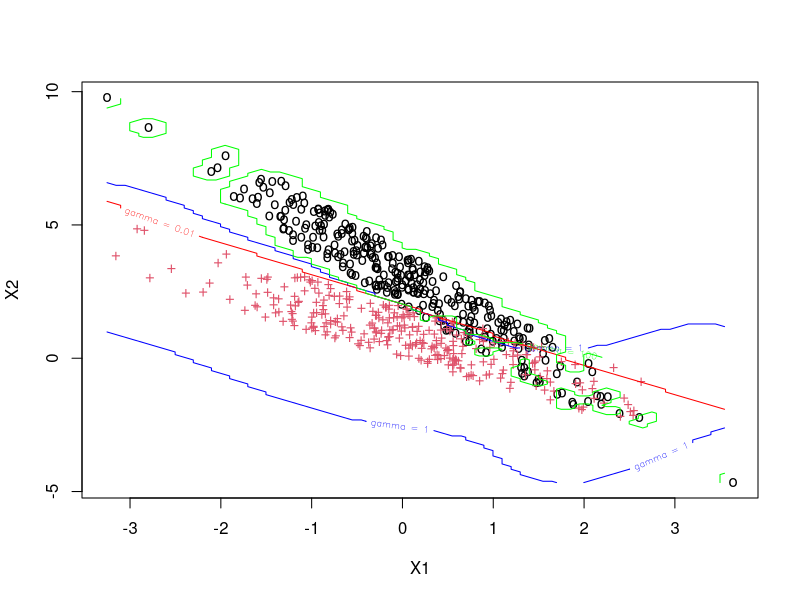
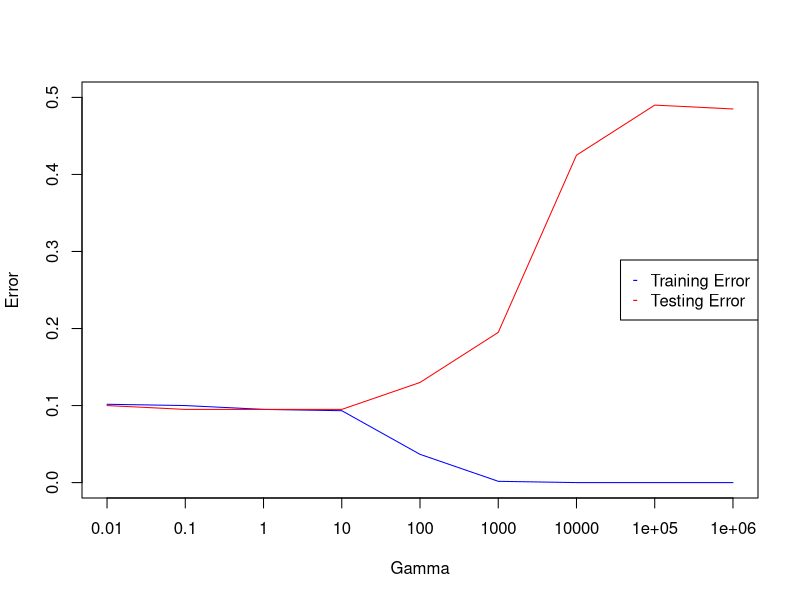

The R source for these figures, in order:
rm(list=ls())

library(MLmetrics)
library(e1071)

# Load the data
alldata = read.csv("alldata.txt")
trainingdata = alldata[1:600, ]
testdata = alldata[601:800, ]

# Plot the data
plot(trainingdata[, c(1:2)], col = trainingdata$y, pch = c("o","+")[trainingdata$y])
#plot(testdata[, c(1:2)], col = testdata$y, pch = c("o","+")[testdata$y])

# Create a grid used to plot contours
X1 = seq(min(trainingdata[, 1]), max(trainingdata[, 1]), by = 0.1)
X2 = seq(min(trainingdata[, 2]), max(trainingdata[, 2]), by = 0.1)
mygrid = expand.grid(X1, X2)
colnames(mygrid) = colnames(trainingdata)[1:2]

# Plot a contour for the decision function of the SVM with gamma = 1
svm_model = svm(y ~ ., kernel="radial", type="C-classification", data = trainingdata, gamma = 1)
pred = predict(svm_model, mygrid)
Y = matrix(pred, length(X1), length(X2))
contour(X1, X2, Y, add = TRUE, levels = 1.5, labels = "gamma = 1", col = "blue")

# Plot a contour for the decision function of the SVM with gamma = 0.01
svm_model = svm(y ~ ., kernel="radial", type="C-classification", data = trainingdata, gamma = 0.01)
pred = predict(svm_model, mygrid)
Y = matrix(pred, length(X1), length(X2))
contour(X1, X2, Y, add = TRUE, levels = 1.5, labels = "gamma = 0.01", col = "red")

# Plot a contour for the decision function of the SVM with gamma = 100
svm_model = svm(y ~ ., kernel="radial", type="C-classification", data = trainingdata, gamma = 100)
pred = predict(svm_model, mygrid)
Y = matrix(pred, length(X1), length(X2))
contour(X1, X2, Y, add = TRUE, levels = 1.5, labels = "gamma = 100", col = "green")

# Set of gamma values
gammavalues = c(0.01, 0.1, 1, 10, 100, 1000, 10000, 100000, 1000000)

# Calculate the training error
training_error = c()
for (gamma in gammavalues) {
  svm_model = svm(y ~ ., kernel="radial", type="C-classification", data = trainingdata, gamma = gamma)
  pred = predict(svm_model, trainingdata[, c(1:2)])
  training_error = c(training_error, 1 - Accuracy(trainingdata$y, pred))
}

# Calculate the testing error
testing_error = c()
for (gamma in gammavalues) {
  svm_model = svm(y ~ ., kernel="radial", type="C-classification", data = trainingdata, gamma = gamma)
  pred = predict(svm_model, testdata[, c(1:2)])
  testing_error = c(testing_error, 1 - Accuracy(testdata$y, pred))
}

# Plot the training error and the testing error
plot(training_error, type = "l", col="blue", ylim = c(0, 0.5), xlab = "Gamma", ylab = "Error", xaxt = "n")
axis(1, at = 1:length(gammavalues), labels = gammavalues)
lines(testing_error, col="red")
legend("right", c("Training Error", "Testing Error"), pch = c("-","-"),  col = c("blue", "red"))

# Apply 10-fold cross validation to find the best value for gamma
k = 10
# Split in 10 folds
dsize = nrow(trainingdata)
set.seed(0); folds = split(sample(1:dsize), ceiling(seq(dsize) * k / dsize))
accuracies <- c()
for (gamma in gammavalues) {
  predictions <- data.frame()
  testsets <- data.frame()
  for(i in 1:k){
    # Select 9 out of 10 folds for training and 1 for validation
    trainingset <- trainingdata[unlist(folds[-i]),]
    validationset <- trainingdata[unlist(folds[i]),]
    # Train and apply the model
    svm_model = svm(y ~ ., kernel="radial", type="C-classification", data = trainingset, gamma = gamma)
    pred = predict(svm_model, validationset[, c(1:2)])
    # Save predictions and testsets
    predictions <- rbind(predictions, as.data.frame(pred))
    testsets <- rbind(testsets, as.data.frame(validationset[,3]))
  }
  # Calculate the new accuracy and add it to the previous ones
  accuracies = c(accuracies, Accuracy(predictions, testsets))
}
# Find the best gamma value
print(accuracies)
bestgamma = gammavalues[which.max(accuracies)]

# Plot the accuracy for each gamma value
# plot(accuracies, type = "l", col="blue", ylim = c(0.5, 1.0), xlab = "Gamma", ylab = "Accuracy", xaxt = "n", main = "Cross-Validation Accuracy")
# axis(1, at = 1:length(gammavalues), labels = gammavalues)
